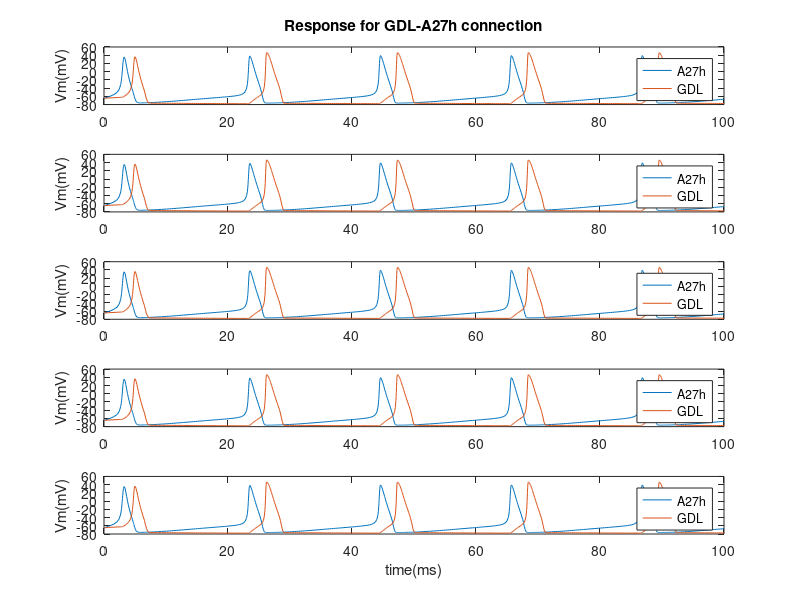
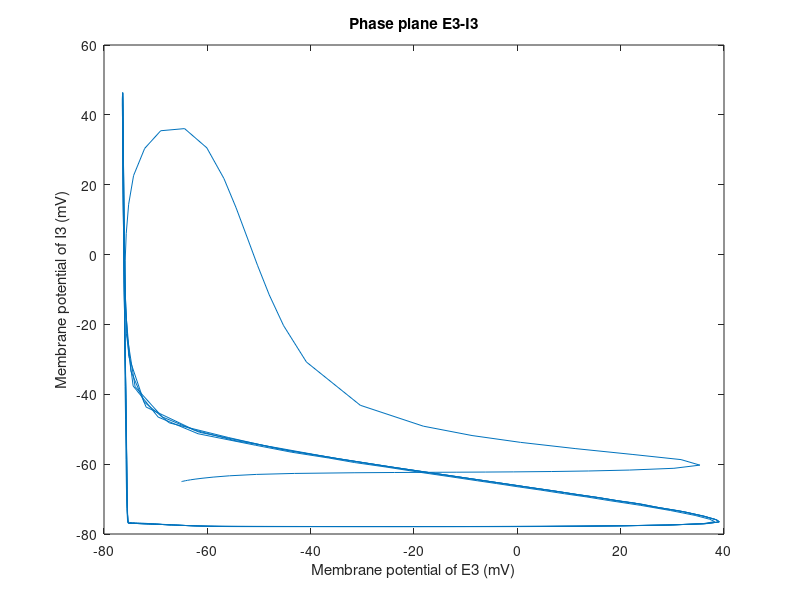

MATLAB code to generate these figures, in order:
% Bilateral connection within EI connection;
% Model basis: Hodgkin huxley model
% Description: within 20 neurons (10E-10I, intra(E-I & I-E), inter (E-I))
% Main content: 1) parameter; 2) function; 3) solver;

%% Basic function relations
% DIFFERENTIAL EQUATIONS:
%  E_v' = ((E_input1_Iapp+E_input1_noise*randn(1,E_Npop)))+((E_ina_INa(E_v,E_ina_m,E_ina_h))+((E_ik_IK(E_v,E_ik_n))))+((-E_I_igaba_ISYN(E_v,E_I_igaba_s)))
%  E_ina_m' =  E_ina_aM(E_v).*(1-E_ina_m)-E_ina_bM(E_v).*E_ina_m
%  E_ina_h' =  E_ina_aH(E_v).*(1-E_ina_h)-E_ina_bH(E_v).*E_ina_h
%  E_ik_n' =  E_ik_aN(E_v).*(1-E_ik_n)-E_ik_bN(E_v).*E_ik_n
%  I_v' = ((I_input1_Iapp+I_input1_noise*randn(1,I_Npop)))+((I_ina_INa(I_v,I_ina_m,I_ina_h))+((I_ik_IK(I_v,I_ik_n))))+((-I_E_iampa_ISYN(I_v,I_E_iampa_s)))
%  I_ina_m' =  I_ina_aM(I_v).*(1-I_ina_m)-I_ina_bM(I_v).*I_ina_m
%  I_ina_h' =  I_ina_aH(I_v).*(1-I_ina_h)-I_ina_bH(I_v).*I_ina_h
%  I_ik_n' =  I_ik_aN(I_v).*(1-I_ik_n)-I_ik_bN(I_v).*I_ik_n
%  E_I_igaba_s' = -E_I_igaba_s./E_I_igaba_tauD+((1-E_I_igaba_s)/E_I_igaba_tauR).*(1+tanh(I_v/10))
%  I_E_iampa_s' = -I_E_iampa_s./I_E_iampa_tauD+((1-I_E_iampa_s)/I_E_iampa_tauR).*(1+tanh(E_v/10))
% Initial conditions:
%  E_v(0) = -65 * ones(1,E_Npop)
%  E_ina_m(0) = .1*ones(1,E_Npop)
%  E_ina_h(0) = .1*ones(1,E_Npop)
%  E_ik_n(0) = 0*ones(1,E_Npop)
%  I_v(0) = -65 * ones(1,I_Npop)
%  I_ina_m(0) = .1*ones(1,I_Npop)
%  I_ina_h(0) = .1*ones(1,I_Npop)
%  I_ik_n(0) = 0*ones(1,I_Npop)
%  E_I_igaba_s(0) = .1*ones(1,I_Npop)
%  I_E_iampa_s(0) = .1*ones(1,E_Npop)

clc;
clear all;
%% Parameter space:
% Sodium conductance:120; Potasium condunctance:36; 
% E-Input current:5; I-Input current:0;
% E-num:1; E-num:1;
  E_ina_gNa = +120.0000; E_ik_gK = +36.0000; 
  E_input1_Iapp = +5.0000; E_input1_noise = +0.0000; 
  E_Npop = +1.0000;     % represent for the number in each neuron groups;
  I_ina_gNa = +120.0000; I_ik_gK = +36.0000;
  I_input1_Iapp = +0.0000; I_input1_noise = +0.0000; 
  I_Npop = +1.0000;
  E3_ina_gNa = +120.0000; E3_ik_gK = +36.0000;
  E3_input1_Iapp = +5.0000; E3_input1_noise = +0.0000; 
  E3_Npop = +1.0000;
  I4_ina_gNa = +120.0000; I4_ik_gK = +36.0000; 
  I4_input1_Iapp = +0.0000; I4_input1_noise = +0.0000; 
  I4_Npop = +1.0000;
  E5_ina_gNa = +120.0000; E5_ik_gK = +36.0000;
  E5_input1_Iapp = +5.0000; E5_input1_noise = +0.0000; 
  E5_Npop = +1.0000;
  I6_ina_gNa = +120.0000; I6_ik_gK = +36.0000;
  I6_input1_Iapp = +0.0000; I6_input1_noise = +0.0000; 
  I6_Npop = +1.0000;
  E7_ina_gNa = +120.0000; E7_ik_gK = +36.0000;
  E7_input1_Iapp = +5.0000; E7_input1_noise = +0.0000; 
  E7_Npop = +1.0000;
  I8_ina_gNa = +120.0000; I8_ik_gK = +36.0000;
  I8_input1_Iapp = +0.0000; I8_input1_noise = +0.0000; 
  I8_Npop = +1.0000;
  E9_ina_gNa = +120.0000; E9_ik_gK = +36.0000;
  E9_input1_Iapp = +5.0000; E9_input1_noise = +0.0000; 
  E9_Npop = +1.0000;
  I10_ina_gNa = +120.0000; I10_ik_gK = +36.0000;
  I10_input1_Iapp = +0.0000; I10_input1_noise = +0.0000; 
  I10_Npop = +1.0000;
  E11_ina_gNa = +120.0000; E11_ik_gK = +36.0000;
  E11_input1_Iapp = +5.0000; E11_input1_noise = +0.0000;
  E11_Npop = +1.0000;
  I12_ina_gNa = +120.0000; I12_ik_gK = +36.0000;
  I12_input1_Iapp = +0.0000; I12_input1_noise = +0.0000;
  I12_Npop = +1.0000; 
  E13_ina_gNa = +120.0000; E13_ik_gK = +36.0000;
  E13_input1_Iapp = +5.0000; E13_input1_noise = +0.0000;
  E13_Npop = +1.0000;
  I14_ina_gNa = +120.0000; I14_ik_gK = +36.0000;
  I14_input1_Iapp = +0.0000; I14_input1_noise = +0.0000;
  I14_Npop = +1.0000;
  E15_ina_gNa = +120.0000; E15_ik_gK = +36.0000;
  E15_input1_Iapp = +5.0000; E15_input1_noise = +0.0000;
  E15_Npop = +1.0000;
  I16_ina_gNa = +120.0000; I16_ik_gK = +36.0000;
  I16_input1_Iapp = +0.0000; I16_input1_noise = +0.0000;
  I16_Npop = +1.0000;
  E17_ina_gNa = +120.0000; E17_ik_gK = +36.0000;
  E17_input1_Iapp = +5.0000; E17_input1_noise = +0.0000;
  E17_Npop = +1.0000;
  I18_ina_gNa = +120.0000; I18_ik_gK = +36.0000;
  I18_input1_Iapp = +0.0000; I18_input1_noise = +0.0000;
  I18_Npop = +1.0000;
  E19_ina_gNa = +120.0000; E19_ik_gK = +36.0000;
  E19_input1_Iapp = +5.0000; E19_input1_noise = +0.0000;
  E19_Npop = +1.0000;
  I20_ina_gNa = +120.0000; I20_ik_gK = +36.0000;
  I20_input1_Iapp = +0.0000; I20_input1_noise = +0.0000;
  I20_Npop = +1.0000;
% Synaptic connection:(GDL-A27h-GDL) (from 1 to 20)
  E_I_igaba_gSYN = +0.2500; E_I_igaba_ESYN = -80.0000;
  E_I_igaba_tauD = +10.0000; E_I_igaba_tauR = +0.4000;
  I4_E_iampa_gSYN = +0.1000; I4_E_iampa_ESYN = +0.0000;
  I4_E_iampa_tauD = +2.0000; I4_E_iampa_tauR = +0.4000;
  E3_I4_igaba_gSYN = +0.2500; E3_I4_igaba_ESYN = -80.0000;
  E3_I4_igaba_tauD = +10.0000; E3_I4_igaba_tauR = +0.4000;
  I6_E3_iampa_gSYN = +0.1000; I6_E3_iampa_ESYN = +0.0000;
  I6_E3_iampa_tauD = +2.0000; I6_E3_iampa_tauR = +0.4000;  
  E5_I6_igaba_gSYN = +0.2500; E5_I6_igaba_ESYN = -80.0000;
  E5_I6_igaba_tauD = +10.0000; E5_I6_igaba_tauR = +0.4000;
  I8_E5_iampa_gSYN = +0.1000; I8_E5_iampa_ESYN = +0.0000;
  I8_E5_iampa_tauD = +2.0000; I8_E5_iampa_tauR = +0.4000;
  E7_I8_igaba_gSYN = +0.2500; E7_I8_igaba_ESYN = -80.0000;
  E7_I8_igaba_tauD = +10.0000; E7_I8_igaba_tauR = +0.4000;
  I10_E7_iampa_gSYN = +0.1000; I10_E7_iampa_ESYN = +0.0000;
  I10_E7_iampa_tauD = +2.0000; I10_E7_iampa_tauR = +0.4000;  
  E9_I10_igaba_gSYN = +0.2500; E9_I10_igaba_ESYN = -80.0000;
  E9_I10_igaba_tauD = +10.0000; E9_I10_igaba_tauR = +0.4000;
  I_E9_iampa_gSYN = +0.1000; I_E9_iampa_ESYN = +0.0000;
  I_E9_iampa_tauD = +2.0000; I_E9_iampa_tauR = +0.4000;
  E11_I12_igaba_gSYN = +0.2500; E11_I12_igaba_ESYN = -80.0000;
  E11_I12_igaba_tauD = +10.0000; E11_I12_igaba_tauR = +0.4000;
  I14_E11_iampa_gSYN = +0.1000; I14_E11_iampa_ESYN = +0.0000;
  I14_E11_iampa_tauD = +2.0000; I14_E11_iampa_tauR = +0.4000;
  E13_I14_igaba_gSYN = +0.2500; E13_I14_igaba_ESYN = -80.0000;
  E13_I14_igaba_tauD = +10.0000; E13_I14_igaba_tauR = +0.4000;
  I16_E13_iampa_gSYN = +0.1000; I16_E13_iampa_ESYN = +0.0000;
  I16_E13_iampa_tauD = +2.0000; I16_E13_iampa_tauR = +0.4000;  
  E15_I16_igaba_gSYN = +0.2500; E15_I16_igaba_ESYN = -80.0000;
  E15_I16_igaba_tauD = +10.0000; E15_I16_igaba_tauR = +0.4000;
  I18_E15_iampa_gSYN = +0.1000; I18_E15_iampa_ESYN = +0.0000;
  I18_E15_iampa_tauD = +2.0000; I18_E15_iampa_tauR = +0.4000;
  E17_I18_igaba_gSYN = +0.2500; E17_I18_igaba_ESYN = -80.0000;
  E17_I18_igaba_tauD = +10.0000; E17_I18_igaba_tauR = +0.4000;
  I20_E17_iampa_gSYN = +0.1000; I20_E17_iampa_ESYN = +0.0000;
  I20_E17_iampa_tauD = +2.0000; I20_E17_iampa_tauR = +0.4000;  
  E19_I20_igaba_gSYN = +0.2500; E19_I20_igaba_ESYN = -80.0000;
  E19_I20_igaba_tauD = +10.0000; E19_I20_igaba_tauR = +0.4000;
  I12_E19_iampa_gSYN = +0.1000;  I12_E19_iampa_ESYN = +0.0000;
  I12_E19_iampa_tauD = +2.0000;  I12_E19_iampa_tauR = +0.4000;
  % with E-I intra connection (from 20 to 30)
  I_E_iampa_gSYN = +0.1000; I_E_iampa_ESYN = +0.0000;
  I_E_iampa_tauD = +2.0000; I_E_iampa_tauR = +0.4000;
  I4_E3_iampa_gSYN = +0.1000; I4_E3_iampa_ESYN = +0.0000;
  I4_E3_iampa_tauD = +2.0000; I4_E3_iampa_tauR = +0.4000;
  I6_E5_iampa_gSYN = +0.1000; I6_E5_iampa_ESYN = +0.0000;
  I6_E5_iampa_tauD = +2.0000; I6_E5_iampa_tauR = +0.4000;
  I8_E7_iampa_gSYN = +0.1000; I8_E7_iampa_ESYN = +0.0000;
  I8_E7_iampa_tauD = +2.0000; I8_E7_iampa_tauR = +0.4000;
  I10_E9_iampa_gSYN = +0.1000; I10_E9_iampa_ESYN = +0.0000;
  I10_E9_iampa_tauD = +2.0000; I10_E9_iampa_tauR = +0.4000; 
  I12_E11_iampa_gSYN = +0.1000; I12_E11_iampa_ESYN = +0.0000;
  I12_E11_iampa_tauD = +2.0000; I12_E11_iampa_tauR = +0.4000;
  I14_E13_iampa_gSYN = +0.1000; I14_E13_iampa_ESYN = +0.0000;
  I14_E13_iampa_tauD = +2.0000; I14_E13_iampa_tauR = +0.4000;
  I16_E15_iampa_gSYN = +0.1000; I16_E15_iampa_ESYN = +0.0000;
  I16_E15_iampa_tauD = +2.0000; I16_E15_iampa_tauR = +0.4000;
  I18_E17_iampa_gSYN = +0.1000; I18_E17_iampa_ESYN = +0.0000;
  I18_E17_iampa_tauD = +2.0000; I18_E17_iampa_tauR = +0.4000;
  I20_E19_iampa_gSYN = +0.1000; I20_E19_iampa_ESYN = +0.0000;
  I20_E19_iampa_tauD = +2.0000; I20_E19_iampa_tauR = +0.4000; 
% withi contralateral inhibition (from 30 to 40)
  I12_I_igaba_gSYN = +0.2500; I12_I_igaba_ESYN = -80.0000;
  I12_I_igaba_tauD = +10.0000; I12_I_igaba_tauR = +0.4000;
  I_I12_igaba_gSYN = +0.2500; I_I12_igaba_ESYN = -80.0000;
  I_I12_igaba_tauD = +10.0000; I_I12_igaba_tauR = +0.4000;
  I14_I4_igaba_gSYN = +0.2500; I14_I4_igaba_ESYN = -80.0000;
  I14_I4_igaba_tauD = +10.0000; I14_I4_igaba_tauR = +0.4000;
  I4_I14_igaba_gSYN = +0.2500; I4_I14_igaba_ESYN = -80.0000;
  I4_I14_igaba_tauD = +10.0000; I4_I14_igaba_tauR = +0.4000;
  I16_I6_igaba_gSYN = +0.2500; I16_I6_igaba_ESYN = -80.0000;
  I16_I6_igaba_tauD = +10.0000; I16_I6_igaba_tauR = +0.4000;
  I6_I16_igaba_gSYN = +0.2500; I6_I16_igaba_ESYN = -80.0000;
  I6_I16_igaba_tauD = +10.0000; I6_I16_igaba_tauR = +0.4000;
  I18_I8_igaba_gSYN = +0.2500; I18_I8_igaba_ESYN = -80.0000;
  I18_I8_igaba_tauD = +10.0000; I18_I8_igaba_tauR = +0.4000;
  I8_I18_igaba_gSYN = +0.2500; I8_I18_igaba_ESYN = -80.0000;
  I8_I18_igaba_tauD = +10.0000; I8_I18_igaba_tauR = +0.4000;
  I20_I10_igaba_gSYN = +0.2500; I20_I10_igaba_ESYN = -80.0000;
  I20_I10_igaba_tauD = +10.0000; I20_I10_igaba_tauR = +0.4000;
  I10_I20_igaba_gSYN = +0.2500; I10_I20_igaba_ESYN = -80.0000;
  I10_I20_igaba_tauD = +10.0000; I10_I20_igaba_tauR = +0.4000;

%% Neuron population setting:
% follow the sequence: GDL-A27h-GDL
  E_I_igaba_netcon = ones(I_Npop,E_Npop);
  I4_E_iampa_netcon = ones(E_Npop,I4_Npop);
  E3_I4_igaba_netcon = ones(I4_Npop,E3_Npop);
  I6_E3_iampa_netcon = ones(E3_Npop,I6_Npop);
  E5_I6_igaba_netcon = ones(I6_Npop,E5_Npop);
  I8_E5_iampa_netcon = ones(E5_Npop,I8_Npop);
  E7_I8_igaba_netcon = ones(I8_Npop,E7_Npop);
  I10_E7_iampa_netcon = ones(E7_Npop,I10_Npop);
  E9_I10_igaba_netcon = ones(I10_Npop,E9_Npop);
  I_E9_iampa_netcon = ones(E9_Npop,I_Npop);
  E11_I12_igaba_netcon = ones(I12_Npop,E11_Npop);
  I14_E11_iampa_netcon = ones(E11_Npop,I14_Npop);
  E13_I14_igaba_netcon = ones(I14_Npop,E13_Npop);
  I16_E13_iampa_netcon = ones(E13_Npop,I16_Npop);
  E15_I16_igaba_netcon = ones(I16_Npop,E15_Npop);
  I18_E15_iampa_netcon = ones(E15_Npop,I18_Npop);
  E17_I18_igaba_netcon = ones(I18_Npop,E17_Npop);
  I20_E17_iampa_netcon = ones(E17_Npop,I20_Npop);
  E19_I20_igaba_netcon = ones(I20_Npop,E19_Npop);
  I12_E19_iampa_netcon = ones(E19_Npop,I12_Npop);
  % with E-I intra connection
  I_E_iampa_netcon = ones(E_Npop,I_Npop);
  I4_E3_iampa_netcon = ones(E3_Npop,I4_Npop);
  I6_E5_iampa_netcon = ones(E5_Npop,I6_Npop);
  I8_E7_iampa_netcon = ones(E7_Npop,I8_Npop);
  I10_E9_iampa_netcon = ones(E9_Npop,I10_Npop);
  I12_E11_iampa_netcon = ones(E11_Npop,I12_Npop);
  I14_E13_iampa_netcon = ones(E13_Npop,I14_Npop);
  I16_E15_iampa_netcon = ones(E15_Npop,I16_Npop);
  I18_E17_iampa_netcon = ones(E17_Npop,I18_Npop);
  I20_E19_iampa_netcon = ones(E19_Npop,I20_Npop);
  % with contralateral inhibition
  I12_I_igaba_netcon = ones(I_Npop,I12_Npop);
  I_I12_igaba_netcon = ones(I12_Npop,I_Npop);
  I14_I4_igaba_netcon = ones(I4_Npop,I14_Npop);
  I4_I14_igaba_netcon = ones(I14_Npop,I4_Npop);
  I16_I6_igaba_netcon = ones(I6_Npop,I16_Npop);
  I6_I16_igaba_netcon = ones(I16_Npop,I6_Npop);
  I18_I8_igaba_netcon = ones(I8_Npop,I18_Npop);
  I8_I18_igaba_netcon = ones(I18_Npop,I8_Npop);
  I20_I10_igaba_netcon = ones(I10_Npop,I20_Npop);
  I10_I20_igaba_netcon = ones(I20_Npop,I10_Npop);
  
%% Functions:
  E_ina_INa = @(E_v,E_ina_m,E_ina_h) -E_ina_gNa.*E_ina_m.^3.*E_ina_h.*(E_v-50);
  E_ina_aM = @(E_v) (2.5-.1*(E_v+65))./(exp(2.5-.1*(E_v+65))-1);
  E_ina_bM = @(E_v) 4*exp(-(E_v+65)/18);
  E_ina_aH = @(E_v) .07*exp(-(E_v+65)/20);
  E_ina_bH = @(E_v) 1./(exp(3-.1*(E_v+65))+1);
  E_ik_IK = @(E_v,E_ik_n) -E_ik_gK.*E_ik_n.^4.*(E_v+77);
  E_ik_aN = @(E_v) (.1-.01*(E_v+65))./(exp(1-.1*(E_v+65))-1);
  E_ik_bN = @(E_v) .125*exp(-(E_v+65)/80);
  I_ina_INa = @(I_v,I_ina_m,I_ina_h) -I_ina_gNa.*I_ina_m.^3.*I_ina_h.*(I_v-50);
  I_ina_aM = @(I_v) (2.5-.1*(I_v+65))./(exp(2.5-.1*(I_v+65))-1);
  I_ina_bM = @(I_v) 4*exp(-(I_v+65)/18);
  I_ina_aH = @(I_v) .07*exp(-(I_v+65)/20);
  I_ina_bH = @(I_v) 1./(exp(3-.1*(I_v+65))+1);
  I_ik_IK = @(I_v,I_ik_n) -I_ik_gK.*I_ik_n.^4.*(I_v+77);
  I_ik_aN = @(I_v) (.1-.01*(I_v+65))./(exp(1-.1*(I_v+65))-1);
  I_ik_bN = @(I_v) .125*exp(-(I_v+65)/80);
  E3_ina_INa = @(E3_v,E3_ina_m,E3_ina_h) -E3_ina_gNa.*E3_ina_m.^3.*E3_ina_h.*(E3_v-50);
  E3_ina_aM = @(E3_v) (2.5-.1*(E3_v+65))./(exp(2.5-.1*(E3_v+65))-1);
  E3_ina_bM = @(E3_v) 4*exp(-(E3_v+65)/18);
  E3_ina_aH = @(E3_v) .07*exp(-(E3_v+65)/20);
  E3_ina_bH = @(E3_v) 1./(exp(3-.1*(E3_v+65))+1);
  E3_ik_IK = @(E3_v,E3_ik_n) -E3_ik_gK.*E3_ik_n.^4.*(E3_v+77);
  E3_ik_aN = @(E3_v) (.1-.01*(E3_v+65))./(exp(1-.1*(E3_v+65))-1);
  E3_ik_bN = @(E3_v) .125*exp(-(E3_v+65)/80);
  I4_ina_INa = @(I4_v,I4_ina_m,I4_ina_h) -I4_ina_gNa.*I4_ina_m.^3.*I4_ina_h.*(I4_v-50);
  I4_ina_aM = @(I4_v) (2.5-.1*(I4_v+65))./(exp(2.5-.1*(I4_v+65))-1);
  I4_ina_bM = @(I4_v) 4*exp(-(I4_v+65)/18);
  I4_ina_aH = @(I4_v) .07*exp(-(I4_v+65)/20);
  I4_ina_bH = @(I4_v) 1./(exp(3-.1*(I4_v+65))+1);
  I4_ik_IK = @(I4_v,I4_ik_n) -I4_ik_gK.*I4_ik_n.^4.*(I4_v+77);
  I4_ik_aN = @(I4_v) (.1-.01*(I4_v+65))./(exp(1-.1*(I4_v+65))-1);
  I4_ik_bN = @(I4_v) .125*exp(-(I4_v+65)/80);
  E5_ina_INa = @(E5_v,E5_ina_m,E5_ina_h) -E5_ina_gNa.*E5_ina_m.^3.*E5_ina_h.*(E5_v-50);
  E5_ina_aM = @(E5_v) (2.5-.1*(E5_v+65))./(exp(2.5-.1*(E5_v+65))-1);
  E5_ina_bM = @(E5_v) 4*exp(-(E5_v+65)/18);
  E5_ina_aH = @(E5_v) .07*exp(-(E5_v+65)/20);
  E5_ina_bH = @(E5_v) 1./(exp(3-.1*(E5_v+65))+1);
  E5_ik_IK = @(E5_v,E5_ik_n) -E5_ik_gK.*E5_ik_n.^4.*(E5_v+77);
  E5_ik_aN = @(E5_v) (.1-.01*(E5_v+65))./(exp(1-.1*(E5_v+65))-1);
  E5_ik_bN = @(E5_v) .125*exp(-(E5_v+65)/80);
  I6_ina_INa = @(I6_v,I6_ina_m,I6_ina_h) -I6_ina_gNa.*I6_ina_m.^3.*I6_ina_h.*(I6_v-50);
  I6_ina_aM = @(I6_v) (2.5-.1*(I6_v+65))./(exp(2.5-.1*(I6_v+65))-1);
  I6_ina_bM = @(I6_v) 4*exp(-(I6_v+65)/18);
  I6_ina_aH = @(I6_v) .07*exp(-(I6_v+65)/20);
  I6_ina_bH = @(I6_v) 1./(exp(3-.1*(I6_v+65))+1);
  I6_ik_IK = @(I6_v,I6_ik_n) -I6_ik_gK.*I6_ik_n.^4.*(I6_v+77);
  I6_ik_aN = @(I6_v) (.1-.01*(I6_v+65))./(exp(1-.1*(I6_v+65))-1);
  I6_ik_bN = @(I6_v) .125*exp(-(I6_v+65)/80);
  E7_ina_INa = @(E7_v,E7_ina_m,E7_ina_h) -E7_ina_gNa.*E7_ina_m.^3.*E7_ina_h.*(E7_v-50);
  E7_ina_aM = @(E7_v) (2.5-.1*(E7_v+65))./(exp(2.5-.1*(E7_v+65))-1);
  E7_ina_bM = @(E7_v) 4*exp(-(E7_v+65)/18);
  E7_ina_aH = @(E7_v) .07*exp(-(E7_v+65)/20);
  E7_ina_bH = @(E7_v) 1./(exp(3-.1*(E7_v+65))+1);
  E7_ik_IK = @(E7_v,E7_ik_n) -E7_ik_gK.*E7_ik_n.^4.*(E7_v+77);
  E7_ik_aN = @(E7_v) (.1-.01*(E7_v+65))./(exp(1-.1*(E7_v+65))-1);
  E7_ik_bN = @(E7_v) .125*exp(-(E7_v+65)/80);
  I8_ina_INa = @(I8_v,I8_ina_m,I8_ina_h) -I8_ina_gNa.*I8_ina_m.^3.*I8_ina_h.*(I8_v-50);
  I8_ina_aM = @(I8_v) (2.5-.1*(I8_v+65))./(exp(2.5-.1*(I8_v+65))-1);
  I8_ina_bM = @(I8_v) 4*exp(-(I8_v+65)/18);
  I8_ina_aH = @(I8_v) .07*exp(-(I8_v+65)/20);
  I8_ina_bH = @(I8_v) 1./(exp(3-.1*(I8_v+65))+1);
  I8_ik_IK = @(I8_v,I8_ik_n) -I8_ik_gK.*I8_ik_n.^4.*(I8_v+77);
  I8_ik_aN = @(I8_v) (.1-.01*(I8_v+65))./(exp(1-.1*(I8_v+65))-1);
  I8_ik_bN = @(I8_v) .125*exp(-(I8_v+65)/80);
  E9_ina_INa = @(E9_v,E9_ina_m,E9_ina_h) -E9_ina_gNa.*E9_ina_m.^3.*E9_ina_h.*(E9_v-50);
  E9_ina_aM = @(E9_v) (2.5-.1*(E9_v+65))./(exp(2.5-.1*(E9_v+65))-1);
  E9_ina_bM = @(E9_v) 4*exp(-(E9_v+65)/18);
  E9_ina_aH = @(E9_v) .07*exp(-(E9_v+65)/20);
  E9_ina_bH = @(E9_v) 1./(exp(3-.1*(E9_v+65))+1);
  E9_ik_IK = @(E9_v,E9_ik_n) -E9_ik_gK.*E9_ik_n.^4.*(E9_v+77);
  E9_ik_aN = @(E9_v) (.1-.01*(E9_v+65))./(exp(1-.1*(E9_v+65))-1);
  E9_ik_bN = @(E9_v) .125*exp(-(E9_v+65)/80);
  I10_ina_INa = @(I10_v,I10_ina_m,I10_ina_h) -I10_ina_gNa.*I10_ina_m.^3.*I10_ina_h.*(I10_v-50);
  I10_ina_aM = @(I10_v) (2.5-.1*(I10_v+65))./(exp(2.5-.1*(I10_v+65))-1);
  I10_ina_bM = @(I10_v) 4*exp(-(I10_v+65)/18);
  I10_ina_aH = @(I10_v) .07*exp(-(I10_v+65)/20);
  I10_ina_bH = @(I10_v) 1./(exp(3-.1*(I10_v+65))+1);
  I10_ik_IK = @(I10_v,I10_ik_n) -I10_ik_gK.*I10_ik_n.^4.*(I10_v+77);
  I10_ik_aN = @(I10_v) (.1-.01*(I10_v+65))./(exp(1-.1*(I10_v+65))-1);
  I10_ik_bN = @(I10_v) .125*exp(-(I10_v+65)/80);
  E11_ina_INa = @(E11_v,E11_ina_m,E11_ina_h) -E11_ina_gNa.*E11_ina_m.^3.*E11_ina_h.*(E11_v-50);
  E11_ina_aM = @(E11_v) (2.5-.1*(E11_v+65))./(exp(2.5-.1*(E11_v+65))-1);
  E11_ina_bM = @(E11_v) 4*exp(-(E11_v+65)/18);
  E11_ina_aH = @(E11_v) .07*exp(-(E11_v+65)/20);
  E11_ina_bH = @(E11_v) 1./(exp(3-.1*(E11_v+65))+1);
  E11_ik_IK = @(E11_v,E11_ik_n) -E11_ik_gK.*E11_ik_n.^4.*(E11_v+77);
  E11_ik_aN = @(E11_v) (.1-.01*(E11_v+65))./(exp(1-.1*(E11_v+65))-1);
  E11_ik_bN = @(E11_v) .125*exp(-(E11_v+65)/80);
  I12_ina_INa = @(I12_v,I12_ina_m,I12_ina_h) -I12_ina_gNa.*I12_ina_m.^3.*I12_ina_h.*(I12_v-50);
  I12_ina_aM = @(I12_v) (2.5-.1*(I12_v+65))./(exp(2.5-.1*(I12_v+65))-1);
  I12_ina_bM = @(I12_v) 4*exp(-(I12_v+65)/18);
  I12_ina_aH = @(I12_v) .07*exp(-(I12_v+65)/20);
  I12_ina_bH = @(I12_v) 1./(exp(3-.1*(I12_v+65))+1);
  I12_ik_IK = @(I12_v,I12_ik_n) -I12_ik_gK.*I12_ik_n.^4.*(I12_v+77);
  I12_ik_aN = @(I12_v) (.1-.01*(I12_v+65))./(exp(1-.1*(I12_v+65))-1);
  I12_ik_bN = @(I12_v) .125*exp(-(I12_v+65)/80);
  E13_ina_INa = @(E13_v,E13_ina_m,E13_ina_h) -E13_ina_gNa.*E13_ina_m.^3.*E13_ina_h.*(E13_v-50);
  E13_ina_aM = @(E13_v) (2.5-.1*(E13_v+65))./(exp(2.5-.1*(E13_v+65))-1);
  E13_ina_bM = @(E13_v) 4*exp(-(E13_v+65)/18);
  E13_ina_aH = @(E13_v) .07*exp(-(E13_v+65)/20);
  E13_ina_bH = @(E13_v) 1./(exp(3-.1*(E13_v+65))+1);
  E13_ik_IK = @(E13_v,E13_ik_n) -E13_ik_gK.*E13_ik_n.^4.*(E13_v+77);
  E13_ik_aN = @(E13_v) (.1-.01*(E13_v+65))./(exp(1-.1*(E13_v+65))-1);
  E13_ik_bN = @(E13_v) .125*exp(-(E13_v+65)/80);
  I14_ina_INa = @(I14_v,I14_ina_m,I14_ina_h) -I14_ina_gNa.*I14_ina_m.^3.*I14_ina_h.*(I14_v-50);
  I14_ina_aM = @(I14_v) (2.5-.1*(I14_v+65))./(exp(2.5-.1*(I14_v+65))-1);
  I14_ina_bM = @(I14_v) 4*exp(-(I14_v+65)/18);
  I14_ina_aH = @(I14_v) .07*exp(-(I14_v+65)/20);
  I14_ina_bH = @(I14_v) 1./(exp(3-.1*(I14_v+65))+1);
  I14_ik_IK = @(I14_v,I14_ik_n) -I14_ik_gK.*I14_ik_n.^4.*(I14_v+77);
  I14_ik_aN = @(I14_v) (.1-.01*(I14_v+65))./(exp(1-.1*(I14_v+65))-1);
  I14_ik_bN = @(I14_v) .125*exp(-(I14_v+65)/80);
  E15_ina_INa = @(E15_v,E15_ina_m,E15_ina_h) -E15_ina_gNa.*E15_ina_m.^3.*E15_ina_h.*(E15_v-50);
  E15_ina_aM = @(E15_v) (2.5-.1*(E15_v+65))./(exp(2.5-.1*(E15_v+65))-1);
  E15_ina_bM = @(E15_v) 4*exp(-(E15_v+65)/18);
  E15_ina_aH = @(E15_v) .07*exp(-(E15_v+65)/20);
  E15_ina_bH = @(E15_v) 1./(exp(3-.1*(E15_v+65))+1);
  E15_ik_IK = @(E15_v,E15_ik_n) -E15_ik_gK.*E15_ik_n.^4.*(E15_v+77);
  E15_ik_aN = @(E15_v) (.1-.01*(E15_v+65))./(exp(1-.1*(E15_v+65))-1);
  E15_ik_bN = @(E15_v) .125*exp(-(E15_v+65)/80);
  I16_ina_INa = @(I16_v,I16_ina_m,I16_ina_h) -I16_ina_gNa.*I16_ina_m.^3.*I16_ina_h.*(I16_v-50);
  I16_ina_aM = @(I16_v) (2.5-.1*(I16_v+65))./(exp(2.5-.1*(I16_v+65))-1);
  I16_ina_bM = @(I16_v) 4*exp(-(I16_v+65)/18);
  I16_ina_aH = @(I16_v) .07*exp(-(I16_v+65)/20);
  I16_ina_bH = @(I16_v) 1./(exp(3-.1*(I16_v+65))+1);
  I16_ik_IK = @(I16_v,I16_ik_n) -I16_ik_gK.*I16_ik_n.^4.*(I16_v+77);
  I16_ik_aN = @(I16_v) (.1-.01*(I16_v+65))./(exp(1-.1*(I16_v+65))-1);
  I16_ik_bN = @(I16_v) .125*exp(-(I16_v+65)/80);
  E17_ina_INa = @(E17_v,E17_ina_m,E17_ina_h) -E17_ina_gNa.*E17_ina_m.^3.*E17_ina_h.*(E17_v-50);
  E17_ina_aM = @(E17_v) (2.5-.1*(E17_v+65))./(exp(2.5-.1*(E17_v+65))-1);
  E17_ina_bM = @(E17_v) 4*exp(-(E17_v+65)/18);
  E17_ina_aH = @(E17_v) .07*exp(-(E17_v+65)/20);
  E17_ina_bH = @(E17_v) 1./(exp(3-.1*(E17_v+65))+1);
  E17_ik_IK = @(E17_v,E17_ik_n) -E17_ik_gK.*E17_ik_n.^4.*(E17_v+77);
  E17_ik_aN = @(E17_v) (.1-.01*(E17_v+65))./(exp(1-.1*(E17_v+65))-1);
  E17_ik_bN = @(E17_v) .125*exp(-(E17_v+65)/80);
  I18_ina_INa = @(I18_v,I18_ina_m,I18_ina_h) -I18_ina_gNa.*I18_ina_m.^3.*I18_ina_h.*(I18_v-50);
  I18_ina_aM = @(I18_v) (2.5-.1*(I18_v+65))./(exp(2.5-.1*(I18_v+65))-1);
  I18_ina_bM = @(I18_v) 4*exp(-(I18_v+65)/18);
  I18_ina_aH = @(I18_v) .07*exp(-(I18_v+65)/20);
  I18_ina_bH = @(I18_v) 1./(exp(3-.1*(I18_v+65))+1);
  I18_ik_IK = @(I18_v,I18_ik_n) -I18_ik_gK.*I18_ik_n.^4.*(I18_v+77);
  I18_ik_aN = @(I18_v) (.1-.01*(I18_v+65))./(exp(1-.1*(I18_v+65))-1);
  I18_ik_bN = @(I18_v) .125*exp(-(I18_v+65)/80);
  E19_ina_INa = @(E19_v,E19_ina_m,E19_ina_h) -E19_ina_gNa.*E19_ina_m.^3.*E19_ina_h.*(E19_v-50);
  E19_ina_aM = @(E19_v) (2.5-.1*(E19_v+65))./(exp(2.5-.1*(E19_v+65))-1);
  E19_ina_bM = @(E19_v) 4*exp(-(E19_v+65)/18);
  E19_ina_aH = @(E19_v) .07*exp(-(E19_v+65)/20);
  E19_ina_bH = @(E19_v) 1./(exp(3-.1*(E19_v+65))+1);
  E19_ik_IK = @(E19_v,E19_ik_n) -E19_ik_gK.*E19_ik_n.^4.*(E19_v+77);
  E19_ik_aN = @(E19_v) (.1-.01*(E19_v+65))./(exp(1-.1*(E19_v+65))-1);
  E19_ik_bN = @(E19_v) .125*exp(-(E19_v+65)/80);
  I20_ina_INa = @(I20_v,I20_ina_m,I20_ina_h) -I20_ina_gNa.*I20_ina_m.^3.*I20_ina_h.*(I20_v-50);
  I20_ina_aM = @(I20_v) (2.5-.1*(I20_v+65))./(exp(2.5-.1*(I20_v+65))-1);
  I20_ina_bM = @(I20_v) 4*exp(-(I20_v+65)/18);
  I20_ina_aH = @(I20_v) .07*exp(-(I20_v+65)/20);
  I20_ina_bH = @(I20_v) 1./(exp(3-.1*(I20_v+65))+1);
  I20_ik_IK = @(I20_v,I20_ik_n) -I20_ik_gK.*I20_ik_n.^4.*(I20_v+77);
  I20_ik_aN = @(I20_v) (.1-.01*(I20_v+65))./(exp(1-.1*(I20_v+65))-1);
  I20_ik_bN = @(I20_v) .125*exp(-(I20_v+65)/80);
  % with GDL-A27h sequence
  E_I_igaba_ISYN = @(E_v,E_I_igaba_s)(E_I_igaba_gSYN.*(E_I_igaba_s*E_I_igaba_netcon).*(E_v-E_I_igaba_ESYN));
  I4_E_iampa_ISYN = @(I4_v,I4_E_iampa_s)(I4_E_iampa_gSYN.*(I4_E_iampa_s*I4_E_iampa_netcon).*(I4_v-I4_E_iampa_ESYN));
  E3_I4_igaba_ISYN = @(E3_v,E3_I4_igaba_s)(E3_I4_igaba_gSYN.*(E3_I4_igaba_s*E3_I4_igaba_netcon).*(E3_v-E3_I4_igaba_ESYN)); 
  I6_E3_iampa_ISYN = @(I6_v,I6_E3_iampa_s)(I6_E3_iampa_gSYN.*(I6_E3_iampa_s*I6_E3_iampa_netcon).*(I6_v-I6_E3_iampa_ESYN));  
  E5_I6_igaba_ISYN = @(E5_v,E5_I6_igaba_s)(E5_I6_igaba_gSYN.*(E5_I6_igaba_s*E5_I6_igaba_netcon).*(E5_v-E5_I6_igaba_ESYN));
  I8_E5_iampa_ISYN = @(I8_v,I8_E5_iampa_s)(I8_E5_iampa_gSYN.*(I8_E5_iampa_s*I8_E5_iampa_netcon).*(I8_v-I8_E5_iampa_ESYN));
  E7_I8_igaba_ISYN = @(E7_v,E7_I8_igaba_s)(E7_I8_igaba_gSYN.*(E7_I8_igaba_s*E7_I8_igaba_netcon).*(E7_v-E7_I8_igaba_ESYN));
  I10_E7_iampa_ISYN = @(I10_v,I10_E7_iampa_s)(I10_E7_iampa_gSYN.*(I10_E7_iampa_s*I10_E7_iampa_netcon).*(I10_v-I10_E7_iampa_ESYN)); 
  E9_I10_igaba_ISYN = @(E9_v,E9_I10_igaba_s)(E9_I10_igaba_gSYN.*(E9_I10_igaba_s*E9_I10_igaba_netcon).*(E9_v-E9_I10_igaba_ESYN));
  I_E9_iampa_ISYN = @(I_v,I_E9_iampa_s)(I_E9_iampa_gSYN.*(I_E9_iampa_s*I_E9_iampa_netcon).*(I_v-I_E9_iampa_ESYN));
  E11_I12_igaba_ISYN = @(E11_v,E11_I12_igaba_s)(E11_I12_igaba_gSYN.*(E11_I12_igaba_s*E11_I12_igaba_netcon).*(E11_v-E11_I12_igaba_ESYN));
  I14_E11_iampa_ISYN = @(I14_v,I14_E11_iampa_s)(I14_E11_iampa_gSYN.*(I14_E11_iampa_s*I14_E11_iampa_netcon).*(I14_v-I14_E11_iampa_ESYN));
  E13_I14_igaba_ISYN = @(E13_v,E13_I14_igaba_s)(E13_I14_igaba_gSYN.*(E13_I14_igaba_s*E13_I14_igaba_netcon).*(E13_v-E13_I14_igaba_ESYN)); 
  I16_E13_iampa_ISYN = @(I16_v,I16_E13_iampa_s)(I16_E13_iampa_gSYN.*(I16_E13_iampa_s*I16_E13_iampa_netcon).*(I16_v-I16_E13_iampa_ESYN));  
  E15_I16_igaba_ISYN = @(E15_v,E15_I16_igaba_s)(E15_I16_igaba_gSYN.*(E15_I16_igaba_s*E15_I16_igaba_netcon).*(E15_v-E15_I16_igaba_ESYN));
  I18_E15_iampa_ISYN = @(I18_v,I18_E15_iampa_s)(I18_E15_iampa_gSYN.*(I18_E15_iampa_s*I18_E15_iampa_netcon).*(I18_v-I18_E15_iampa_ESYN));
  E17_I18_igaba_ISYN = @(E17_v,E17_I18_igaba_s)(E17_I18_igaba_gSYN.*(E17_I18_igaba_s*E17_I18_igaba_netcon).*(E17_v-E17_I18_igaba_ESYN));
  I20_E17_iampa_ISYN = @(I20_v,I20_E17_iampa_s)(I20_E17_iampa_gSYN.*(I20_E17_iampa_s*I20_E17_iampa_netcon).*(I20_v-I20_E17_iampa_ESYN)); 
  E19_I20_igaba_ISYN = @(E19_v,E19_I20_igaba_s)(E19_I20_igaba_gSYN.*(E19_I20_igaba_s*E19_I20_igaba_netcon).*(E19_v-E19_I20_igaba_ESYN));
  I12_E19_iampa_ISYN = @(I12_v,I12_E19_iampa_s)(I12_E19_iampa_gSYN.*(I12_E19_iampa_s*I12_E19_iampa_netcon).*(I12_v-I12_E19_iampa_ESYN));
  % with E-I intra connection
  I_E_iampa_ISYN = @(I_v,I_E_iampa_s)(I_E_iampa_gSYN.*(I_E_iampa_s*I_E_iampa_netcon).*(I_v-I_E_iampa_ESYN));
  I4_E3_iampa_ISYN = @(I4_v,I4_E3_iampa_s)(I4_E3_iampa_gSYN.*(I4_E3_iampa_s*I4_E3_iampa_netcon).*(I4_v-I4_E3_iampa_ESYN));
  I6_E5_iampa_ISYN = @(I6_v,I6_E5_iampa_s)(I6_E5_iampa_gSYN.*(I6_E5_iampa_s*I6_E5_iampa_netcon).*(I6_v-I6_E5_iampa_ESYN));
  I8_E7_iampa_ISYN = @(I8_v,I8_E7_iampa_s)(I8_E7_iampa_gSYN.*(I8_E7_iampa_s*I8_E7_iampa_netcon).*(I8_v-I8_E7_iampa_ESYN));
  I10_E9_iampa_ISYN = @(I10_v,I10_E9_iampa_s)(I10_E9_iampa_gSYN.*(I10_E9_iampa_s*I10_E9_iampa_netcon).*(I10_v-I10_E9_iampa_ESYN));
  I12_E11_iampa_ISYN = @(I12_v,I12_E11_iampa_s)(I12_E11_iampa_gSYN.*(I12_E11_iampa_s*I12_E11_iampa_netcon).*(I12_v-I12_E11_iampa_ESYN));
  I14_E13_iampa_ISYN = @(I14_v,I14_E13_iampa_s)(I14_E13_iampa_gSYN.*(I14_E13_iampa_s*I14_E13_iampa_netcon).*(I14_v-I14_E13_iampa_ESYN));
  I16_E15_iampa_ISYN = @(I16_v,I16_E15_iampa_s)(I16_E15_iampa_gSYN.*(I16_E15_iampa_s*I16_E15_iampa_netcon).*(I16_v-I16_E15_iampa_ESYN));
  I18_E17_iampa_ISYN = @(I18_v,I18_E17_iampa_s)(I18_E17_iampa_gSYN.*(I18_E17_iampa_s*I18_E17_iampa_netcon).*(I18_v-I18_E17_iampa_ESYN));
  I20_E19_iampa_ISYN = @(I20_v,I20_E19_iampa_s)(I20_E19_iampa_gSYN.*(I20_E19_iampa_s*I20_E19_iampa_netcon).*(I20_v-I20_E19_iampa_ESYN));
  % with contralateral connection
  I12_I_igaba_ISYN = @(I12_v,I12_I_igaba_s)(I12_I_igaba_gSYN.*(I12_I_igaba_s*I12_I_igaba_netcon).*(I12_v-I12_I_igaba_ESYN));
  I_I12_igaba_ISYN = @(I_v,I_I12_igaba_s)(I_I12_igaba_gSYN.*(I_I12_igaba_s*E_I_igaba_netcon).*(I_v-I_I12_igaba_ESYN));
  I14_I4_igaba_ISYN = @(I14_v,I14_I4_igaba_s)(I14_I4_igaba_gSYN.*(I14_I4_igaba_s*I14_I4_igaba_netcon).*(I14_v-I14_I4_igaba_ESYN));
  I4_I14_igaba_ISYN = @(I4_v,I4_I14_igaba_s)(I4_I14_igaba_gSYN.*(I4_I14_igaba_s*I4_I14_igaba_netcon).*(I4_v-I4_I14_igaba_ESYN));
  I16_I6_igaba_ISYN = @(I16_v,I16_I6_igaba_s)(I16_I6_igaba_gSYN.*(I16_I6_igaba_s*I16_I6_igaba_netcon).*(I16_v-I16_I6_igaba_ESYN));
  I6_I16_igaba_ISYN = @(I6_v,I6_I16_igaba_s)(I6_I16_igaba_gSYN.*(I6_I16_igaba_s*I6_I16_igaba_netcon).*(I6_v-I6_I16_igaba_ESYN));
  I18_I8_igaba_ISYN = @(I18_v,I18_I8_igaba_s)(I18_I8_igaba_gSYN.*(I18_I8_igaba_s*I18_I8_igaba_netcon).*(I18_v-I18_I8_igaba_ESYN));
  I8_I18_igaba_ISYN = @(I8_v,I8_I18_igaba_s)(I8_I18_igaba_gSYN.*(I8_I18_igaba_s*I8_I18_igaba_netcon).*(I8_v-I8_I18_igaba_ESYN));
  I20_I10_igaba_ISYN = @(I20_v,I20_I10_igaba_s)(I20_I10_igaba_gSYN.*(I20_I10_igaba_s*I20_I10_igaba_netcon).*(I20_v-I20_I10_igaba_ESYN));
  I10_I20_igaba_ISYN = @(I10_v,I10_I20_igaba_s)(I10_I20_igaba_gSYN.*(I10_I20_igaba_s*I10_I20_igaba_netcon).*(I10_v-I10_I20_igaba_ESYN));

% Prepare ODEFUN for use with built-in Matlab solvers:
ODEFUN = @(t,X)[((5+0*randn(1,1)))+((E_ina_INa(X(1:1)',X(2:2)',X(3:3)'))+((E_ik_IK(X(1:1)',X(4:4)'))))+(-E_I_igaba_ISYN(X(1:1)',X(81:81)')),...
    E_ina_aM(X(1:1)').*(1-X(2:2)')-E_ina_bM(X(1:1)').*X(2:2)',...
    E_ina_aH(X(1:1)').*(1-X(3:3)')-E_ina_bH(X(1:1)').*X(3:3)',...
    E_ik_aN(X(1:1)').*(1-X(4:4)')-E_ik_bN(X(1:1)').*X(4:4)',...
    ((0+0*randn(1,1)))+((I_ina_INa(X(5:5)',X(6:6)',X(7:7)'))+((I_ik_IK(X(5:5)',X(8:8)'))))+(-I_E_iampa_ISYN(X(5:5)',X(101:101)'))+(-I_E9_iampa_ISYN(X(5:5)',X(90:90)'))+(-I_I12_igaba_ISYN(X(5:5)',X(112:112)')),...
    I_ina_aM(X(5:5)').*(1-X(6:6)')-I_ina_bM(X(5:5)').*X(6:6)',...
    I_ina_aH(X(5:5)').*(1-X(7:7)')-I_ina_bH(X(5:5)').*X(7:7)',...
    I_ik_aN(X(5:5)').*(1-X(8:8)')-I_ik_bN(X(5:5)').*X(8:8)',...
    (((5+0*randn(1,1))))+((((E3_ina_INa(X(9:9)',X(10:10)',X(11:11)'))+((E3_ik_IK(X(9:9)',X(12:12)'))))))+((-E3_I4_igaba_ISYN(X(9:9)',X(83:83)'))),...
    E3_ina_aM(X(9:9)').*(1-X(10:10)')-E3_ina_bM(X(9:9)').*X(10:10)',...
    E3_ina_aH(X(9:9)').*(1-X(11:11)')-E3_ina_bH(X(9:9)').*X(11:11)',...
    E3_ik_aN(X(9:9)').*(1-X(12:12)')-E3_ik_bN(X(9:9)').*X(12:12)',...
    (((0+0*randn(1,1))))+((((I4_ina_INa(X(13:13)',X(14:14)',X(15:15)'))+((I4_ik_IK(X(13:13)',X(16:16)'))))))+(-I4_E3_iampa_ISYN(X(13:13)',X(102:102)'))+(-I4_E_iampa_ISYN(X(13:13)',X(82:82)'))+(-I4_I14_igaba_ISYN(X(13:13)',X(114:114)')),...
    I4_ina_aM(X(13:13)').*(1-X(14:14)')-I4_ina_bM(X(13:13)').*X(14:14)',...
    I4_ina_aH(X(13:13)').*(1-X(15:15)')-I4_ina_bH(X(13:13)').*X(15:15)',...
    I4_ik_aN(X(13:13)').*(1-X(16:16)')-I4_ik_bN(X(13:13)').*X(16:16)',...
    (((5+0*randn(1,1))))+((((E5_ina_INa(X(17:17)',X(18:18)',X(19:19)'))+((E5_ik_IK(X(17:17)',X(20:20)'))))))+((-E5_I6_igaba_ISYN(X(17:17)',X(85:85)'))),...
    E5_ina_aM(X(17:17)').*(1-X(18:18)')-E5_ina_bM(X(17:17)').*X(18:18)',...
    E5_ina_aH(X(17:17)').*(1-X(19:19)')-E5_ina_bH(X(17:17)').*X(19:19)',...
    E5_ik_aN(X(17:17)').*(1-X(20:20)')-E5_ik_bN(X(17:17)').*X(20:20)',...
    (((0+0*randn(1,1))))+((((I6_ina_INa(X(21:21)',X(22:22)',X(23:23)'))+((I6_ik_IK(X(21:21)',X(24:24)'))))))+(-I6_E5_iampa_ISYN(X(21:21)',X(103:103)'))+(-I6_E3_iampa_ISYN(X(21:21)',X(84:84)'))+(-I6_I16_igaba_ISYN(X(21:21)',X(116:116)')),...
    I6_ina_aM(X(21:21)').*(1-X(22:22)')-I6_ina_bM(X(21:21)').*X(22:22)',...
    I6_ina_aH(X(21:21)').*(1-X(23:23)')-I6_ina_bH(X(21:21)').*X(23:23)',...
    I6_ik_aN(X(21:21)').*(1-X(24:24)')-I6_ik_bN(X(21:21)').*X(24:24)',...
    (((5+0*randn(1,1))))+((((E7_ina_INa(X(25:25)',X(26:26)',X(27:27)'))+((E7_ik_IK(X(25:25)',X(28:28)'))))))+((-E7_I8_igaba_ISYN(X(25:25)',X(87:87)'))),...
    E7_ina_aM(X(25:25)').*(1-X(26:26)')-E7_ina_bM(X(25:25)').*X(26:26)',...
    E7_ina_aH(X(25:25)').*(1-X(27:27)')-E7_ina_bH(X(25:25)').*X(27:27)',...
    E7_ik_aN(X(25:25)').*(1-X(28:28)')-E7_ik_bN(X(25:25)').*X(28:28)',...
    (((0+0*randn(1,1))))+((((I8_ina_INa(X(29:29)',X(30:30)',X(31:31)'))+((I8_ik_IK(X(29:29)',X(32:32)'))))))+(-I8_E7_iampa_ISYN(X(29:29)',X(104:104)'))+(-I8_E5_iampa_ISYN(X(29:29)',X(86:86)'))+(-I8_I18_igaba_ISYN(X(29:29)',X(118:118)')),...
    I8_ina_aM(X(29:29)').*(1-X(30:30)')-I8_ina_bM(X(29:29)').*X(30:30)',...
    I8_ina_aH(X(29:29)').*(1-X(31:31)')-I8_ina_bH(X(29:29)').*X(31:31)',...
    I8_ik_aN(X(29:29)').*(1-X(32:32)')-I8_ik_bN(X(29:29)').*X(32:32)',...
    (((5+0*randn(1,1))))+((((E9_ina_INa(X(33:33)',X(34:34)',X(35:35)'))+((E9_ik_IK(X(33:33)',X(36:36)'))))))+((-E9_I10_igaba_ISYN(X(33:33)',X(89:89)'))),...
    E9_ina_aM(X(33:33)').*(1-X(34:34)')-E9_ina_bM(X(33:33)').*X(34:34)',...
    E9_ina_aH(X(33:33)').*(1-X(35:35)')-E9_ina_bH(X(33:33)').*X(35:35)',...
    E9_ik_aN(X(33:33)').*(1-X(36:36)')-E9_ik_bN(X(33:33)').*X(36:36)',...
    (((0+0*randn(1,1))))+((((I10_ina_INa(X(37:37)',X(38:38)',X(39:39)'))+((I10_ik_IK(X(37:37)',X(40:40)'))))))+(-I10_E9_iampa_ISYN(X(37:37)',X(105:105)'))+(-I10_E7_iampa_ISYN(X(37:37)',X(88:88)'))+(-I10_I20_igaba_ISYN(X(37:37)',X(120:120)')),...
    I10_ina_aM(X(37:37)').*(1-X(38:38)')-I10_ina_bM(X(37:37)').*X(38:38)',...
    I10_ina_aH(X(37:37)').*(1-X(39:39)')-I10_ina_bH(X(37:37)').*X(39:39)',...
    I10_ik_aN(X(37:37)').*(1-X(40:40)')-I10_ik_bN(X(37:37)').*X(40:40)',...
    (((5+0*randn(1,1))))+((((E11_ina_INa(X(41:41)',X(42:42)',X(43:43)'))+((E11_ik_IK(X(41:41)',X(44:44)'))))))+((-E11_I12_igaba_ISYN(X(41:41)',X(91:91)'))),...
    E11_ina_aM(X(41:41)').*(1-X(42:42)')-E11_ina_bM(X(41:41)').*X(42:42)',...
    E11_ina_aH(X(41:41)').*(1-X(43:43)')-E11_ina_bH(X(41:41)').*X(43:43)',...
    E11_ik_aN(X(41:41)').*(1-X(44:44)')-E11_ik_bN(X(41:41)').*X(44:44)',...
    (((0+0*randn(1,1))))+((((I12_ina_INa(X(45:45)',X(46:46)',X(47:47)'))+((I12_ik_IK(X(45:45)',X(48:48)'))))))+(-I12_E11_iampa_ISYN(X(45:45)',X(106:106)'))+(-I12_E19_iampa_ISYN(X(45:45)',X(100:100)'))+(-I12_I_igaba_ISYN(X(45:45)',X(111:111)')),...
    I12_ina_aM(X(45:45)').*(1-X(46:46)')-I12_ina_bM(X(45:45)').*X(46:46)',...
    I12_ina_aH(X(45:45)').*(1-X(47:47)')-I12_ina_bH(X(45:45)').*X(47:47)',...
    I12_ik_aN(X(45:45)').*(1-X(48:48)')-I12_ik_bN(X(45:45)').*X(48:48)',...
    (((5+0*randn(1,1))))+((((E13_ina_INa(X(49:49)',X(50:50)',X(51:51)'))+((E13_ik_IK(X(49:49)',X(52:52)'))))))+((-E13_I14_igaba_ISYN(X(49:49)',X(93:93)'))),...
    E13_ina_aM(X(49:49)').*(1-X(50:50)')-E13_ina_bM(X(49:49)').*X(50:50)',...
    E13_ina_aH(X(49:49)').*(1-X(51:51)')-E13_ina_bH(X(49:49)').*X(51:51)',...
    E13_ik_aN(X(49:49)').*(1-X(52:52)')-E13_ik_bN(X(49:49)').*X(52:52)',...
    (((0+0*randn(1,1))))+((((I14_ina_INa(X(53:53)',X(54:54)',X(55:55)'))+((I14_ik_IK(X(53:53)',X(56:56)'))))))+(-I14_E13_iampa_ISYN(X(53:53)',X(107:107)'))+(-I14_E11_iampa_ISYN(X(53:53)',X(92:92)'))+(-I14_I4_igaba_ISYN(X(53:53)',X(113:113)')),...
    I14_ina_aM(X(53:53)').*(1-X(54:54)')-I14_ina_bM(X(53:53)').*X(54:54)',...
    I14_ina_aH(X(53:53)').*(1-X(55:55)')-I14_ina_bH(X(53:53)').*X(55:55)',...
    I14_ik_aN(X(53:53)').*(1-X(56:56)')-I14_ik_bN(X(53:53)').*X(56:56)',...
    (((5+0*randn(1,1))))+((((E15_ina_INa(X(57:57)',X(58:58)',X(59:59)'))+((E15_ik_IK(X(57:57)',X(60:60)'))))))+((-E15_I16_igaba_ISYN(X(57:57)',X(95:95)'))),...
    E15_ina_aM(X(57:57)').*(1-X(58:58)')-E15_ina_bM(X(57:57)').*X(58:58)',...
    E15_ina_aH(X(57:57)').*(1-X(59:59)')-E15_ina_bH(X(57:57)').*X(59:59)',...
    E15_ik_aN(X(57:57)').*(1-X(60:60)')-E15_ik_bN(X(57:57)').*X(60:60)',...
    (((0+0*randn(1,1))))+((((I16_ina_INa(X(61:61)',X(62:62)',X(63:63)'))+((I16_ik_IK(X(61:61)',X(64:64)'))))))+(-I16_E15_iampa_ISYN(X(61:61)',X(108:108)'))+(-I16_E13_iampa_ISYN(X(61:61)',X(94:94)'))+(-I16_I6_igaba_ISYN(X(61:61)',X(115:115)')),...
    I16_ina_aM(X(61:61)').*(1-X(62:62)')-I16_ina_bM(X(61:61)').*X(62:62)',...
    I16_ina_aH(X(61:61)').*(1-X(63:63)')-I16_ina_bH(X(61:61)').*X(63:63)',...
    I16_ik_aN(X(61:61)').*(1-X(64:64)')-I16_ik_bN(X(61:61)').*X(64:64)',...
    (((5+0*randn(1,1))))+((((E17_ina_INa(X(65:65)',X(66:66)',X(67:67)'))+((E17_ik_IK(X(65:65)',X(68:68)'))))))+((-E17_I18_igaba_ISYN(X(65:65)',X(97:97)'))),...
    E17_ina_aM(X(65:65)').*(1-X(66:66)')-E17_ina_bM(X(65:65)').*X(66:66)',...
    E17_ina_aH(X(65:65)').*(1-X(67:67)')-E17_ina_bH(X(65:65)').*X(67:67)',...
    E17_ik_aN(X(65:65)').*(1-X(68:68)')-E17_ik_bN(X(65:65)').*X(68:68)',...
    (((0+0*randn(1,1))))+((((I18_ina_INa(X(69:69)',X(70:70)',X(71:71)'))+((I18_ik_IK(X(69:69)',X(72:72)'))))))+(-I18_E17_iampa_ISYN(X(69:69)',X(109:109)'))+(-I18_E15_iampa_ISYN(X(69:69)',X(96:96)'))+(-I18_I8_igaba_ISYN(X(69:69)',X(117:117)')),...
    I18_ina_aM(X(69:69)').*(1-X(70:70)')-I18_ina_bM(X(69:69)').*X(70:70)',...
    I18_ina_aH(X(69:69)').*(1-X(71:71)')-I18_ina_bH(X(69:69)').*X(71:71)',...
    I18_ik_aN(X(69:69)').*(1-X(72:72)')-I18_ik_bN(X(69:69)').*X(72:72)',...
    (((5+0*randn(1,1))))+((((E19_ina_INa(X(73:73)',X(74:74)',X(75:75)'))+((E19_ik_IK(X(73:73)',X(76:76)'))))))+((-E19_I20_igaba_ISYN(X(73:73)',X(99:99)'))),...
    E19_ina_aM(X(73:73)').*(1-X(74:74)')-E19_ina_bM(X(73:73)').*X(74:74)',...
    E19_ina_aH(X(73:73)').*(1-X(75:75)')-E19_ina_bH(X(73:73)').*X(75:75)',...
    E19_ik_aN(X(73:73)').*(1-X(76:76)')-E19_ik_bN(X(73:73)').*X(76:76)',...
    (((0+0*randn(1,1))))+((((I20_ina_INa(X(77:77)',X(78:78)',X(79:79)'))+((I20_ik_IK(X(77:77)',X(80:80)'))))))+(-I20_E19_iampa_ISYN(X(77:77)',X(110:110)'))+(-I20_E17_iampa_ISYN(X(77:77)',X(98:98)'))+(-I20_I10_igaba_ISYN(X(77:77)',X(119:119)')),...
    I20_ina_aM(X(77:77)').*(1-X(78:78)')-I20_ina_bM(X(77:77)').*X(78:78)',...
    I20_ina_aH(X(77:77)').*(1-X(79:79)')-I20_ina_bH(X(77:77)').*X(79:79)',...
    I20_ik_aN(X(77:77)').*(1-X(80:80)')-I20_ik_bN(X(77:77)').*X(80:80)',...
    -X(81:81)'./10+((1-X(81:81)')/0.4).*(1+tanh(X(5:5)'/10)),... % from GDL-A27h-GDL
    -X(82:82)'./2+((1-X(82:82)')/0.4).*(1+tanh(X(1:1)'/10)),...
    -X(83:83)'./10+((1-X(83:83)')/0.4).*(1+tanh(X(13:13)'/10)),...
    -X(84:84)'./2+((1-X(84:84)')/0.4).*(1+tanh(X(9:9)'/10)),...
    -X(85:85)'./10+((1-X(85:85)')/0.4).*(1+tanh(X(21:21)'/10)),...
    -X(86:86)'./2+((1-X(86:86)')/0.4).*(1+tanh(X(17:17)'/10)),...
    -X(87:87)'./10+((1-X(87:87)')/0.4).*(1+tanh(X(29:29)'/10)),...
    -X(88:88)'./2+((1-X(88:88)')/0.4).*(1+tanh(X(25:25)'/10)),...
    -X(89:89)'./10+((1-X(89:89)')/0.4).*(1+tanh(X(37:37)'/10)),...
    -X(90:90)'./2+((1-X(90:90)')/0.4).*(1+tanh(X(33:33)'/10)),...    
    -X(91:91)'./10+((1-X(91:91)')/0.4).*(1+tanh(X(45:45)'/10)),...
    -X(92:92)'./2+((1-X(92:92)')/0.4).*(1+tanh(X(41:41)'/10)),...
    -X(93:93)'./10+((1-X(93:93)')/0.4).*(1+tanh(X(53:53)'/10)),...
    -X(94:94)'./2+((1-X(94:94)')/0.4).*(1+tanh(X(49:49)'/10)),...
    -X(95:95)'./10+((1-X(95:95)')/0.4).*(1+tanh(X(61:61)'/10)),...
    -X(96:96)'./2+((1-X(96:96)')/0.4).*(1+tanh(X(57:57)'/10)),...
    -X(97:97)'./10+((1-X(97:97)')/0.4).*(1+tanh(X(69:69)'/10)),...
    -X(98:98)'./2+((1-X(98:98)')/0.4).*(1+tanh(X(65:65)'/10)),...
    -X(99:99)'./10+((1-X(99:99)')/0.4).*(1+tanh(X(77:77)'/10)),...
    -X(100:100)'./2+((1-X(100:100)')/0.4).*(1+tanh(X(73:73)'/10)),...    
    -X(101:101)'./2+((1-X(101:101)')/0.4).*(1+tanh(X(1:1)'/10)),... % inter excitatory connection
    -X(102:102)'./2+((1-X(102:102)')/0.4).*(1+tanh(X(9:9)'/10)),...
    -X(103:103)'./2+((1-X(103:103)')/0.4).*(1+tanh(X(17:17)'/10)),...
    -X(104:104)'./2+((1-X(104:104)')/0.4).*(1+tanh(X(25:25)'/10)),...
    -X(105:105)'./2+((1-X(105:105)')/0.4).*(1+tanh(X(33:33)'/10)),...
    -X(106:106)'./2+((1-X(106:106)')/0.4).*(1+tanh(X(41:41)'/10)),...
    -X(107:107)'./2+((1-X(107:107)')/0.4).*(1+tanh(X(49:49)'/10)),...
    -X(108:108)'./2+((1-X(108:108)')/0.4).*(1+tanh(X(57:57)'/10)),...
    -X(109:109)'./2+((1-X(109:109)')/0.4).*(1+tanh(X(65:65)'/10)),...
    -X(110:110)'./2+((1-X(110:110)')/0.4).*(1+tanh(X(73:73)'/10)),...
    -X(111:111)'./10+((1-X(111:111)')/0.4).*(1+tanh(X(5:5)'/10)),... % for contralateral connection
    -X(112:112)'./10+((1-X(112:112)')/0.4).*(1+tanh(X(45:45)'/10)),...
    -X(113:113)'./10+((1-X(113:113)')/0.4).*(1+tanh(X(13:13)'/10)),...
    -X(114:114)'./10+((1-X(114:114)')/0.4).*(1+tanh(X(53:53)'/10)),...
    -X(115:115)'./10+((1-X(115:115)')/0.4).*(1+tanh(X(21:21)'/10)),...
    -X(116:116)'./10+((1-X(116:116)')/0.4).*(1+tanh(X(61:61)'/10)),...
    -X(117:117)'./10+((1-X(117:117)')/0.4).*(1+tanh(X(29:29)'/10)),...
    -X(118:118)'./10+((1-X(118:118)')/0.4).*(1+tanh(X(69:69)'/10)),...
    -X(119:119)'./10+((1-X(119:119)')/0.4).*(1+tanh(X(37:37)'/10)),...
    -X(120:120)'./10+((1-X(120:120)')/0.4).*(1+tanh(X(77:77)'/10))]';
IC = [-65          0.1          0.1            0          -65          0.1          0.1            0          -65          0.1          0.1            0          -65          0.1          0.1            0          -65          0.1          0.1            0          -65          0.1          0.1            0          -65          0.1          0.1            0          -65          0.1          0.1            0          -65          0.1          0.1            0          -65          0.1          0.1            0          -65          0.1          0.1            0          -65          0.1          0.1            0          -65          0.1          0.1            0          -65          0.1          0.1            0          -65          0.1          0.1            0          -65          0.1          0.1            0          -65          0.1          0.1            0          -65          0.1          0.1            0          -65          0.1          0.1            0          -65          0.1          0.1            0          0.1          0.1          0.1          0.1          0.1          0.1          0.1          0.1          0.1          0.1          0.1          0.1          0.1          0.1          0.1          0.1          0.1          0.1          0.1          0.1          0.1          0.1          0.1          0.1          0.1          0.1          0.1          0.1          0.1          0.1          0.1          0.1          0.1          0.1          0.1          0.1          0.1          0.1          0.1          0.1];

%% Solve system using built-in Matlab solver:
options=odeset('RelTol',1e-2,'AbsTol',1e-4,'InitialStep',.01);
[t,y]=ode23(ODEFUN,[0 100],IC,options);

%% Plot result
set(0,'defaultFigureColor','w');
figure(1)
subplot(5,1,1)
plot(t,y(:,1),t,y(:,5));
title('Response for GDL-A27h connection');
legend('A27h','GDL');
ylabel('Vm(mV)');
subplot(5,1,2)
plot(t,y(:,9),t,y(:,13));
legend('A27h','GDL');
ylabel('Vm(mV)');
subplot(5,1,3)
plot(t,y(:,17),t,y(:,21));
legend('A27h','GDL');
ylabel('Vm(mV)');
subplot(5,1,4)
plot(t,y(:,25),t,y(:,29));
legend('A27h','GDL');
ylabel('Vm(mV)');
subplot(5,1,5)
plot(t,y(:,33),t,y(:,37));
legend('A27h','GDL');
ylabel('Vm(mV)');
xlabel('time(ms)');

% the middle segment response is chosen for phase plane analysis
figure(2)
plot(y(:,17),y(:,21));
title('Phase plane E3-I3');
ylabel('Membrane potential of I3 (mV)');
xlabel('Membrane potential of E3 (mV)');